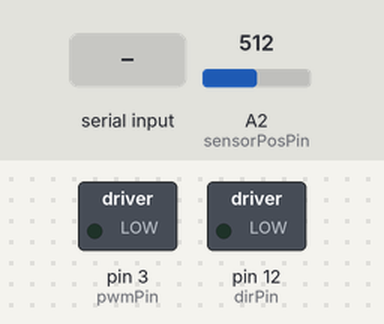
Bench run of a sketch on a simulated Arduino Uno, built with avr-gcc and run on an emulated ATmega328P. Parts: switched loads named in the sketch (green lamp = pin HIGH). The test bench sets the inputs (shaded band); at power-on: A2 (sensorPosPin) = 512. What the sketch prints to the serial monitor is not drawn.

Above: at 1.2 s.
1.3 s: byte 252 (252) received over Serial
At 2.0 s:
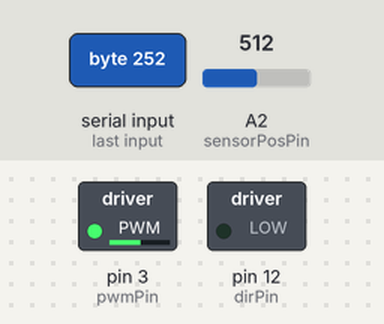
2.8 s: byte 254 (254) received over Serial
At 4.0 s:
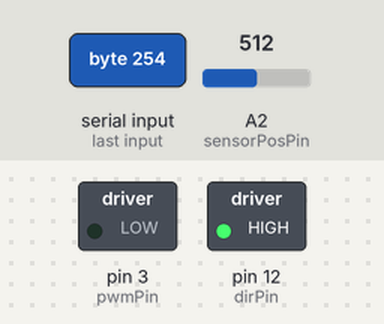
4.3 s: byte 253 (253) received over Serial
At 5.5 s:
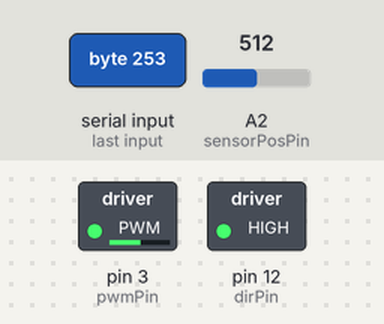
5.8 s: "1\n" received over Serial
At 6.6 s:
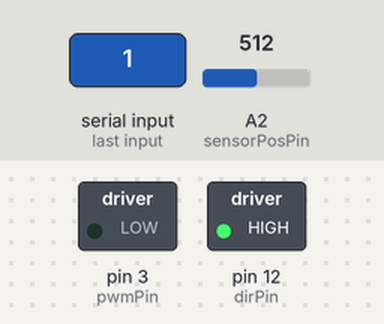
Timing chart, 0 to 8.3 s (numbered marks = the images above; inputs shaded):
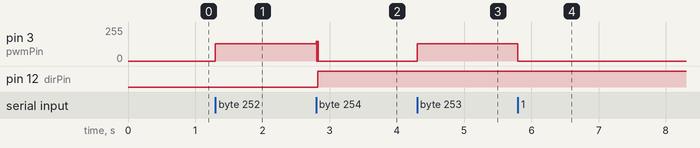

Measured:
- after the input at 1.3 s, pin 3 (pwmPin): 0/255 → 130/255 at once
- after the input at 2.8 s, pin 3 (pwmPin): 130/255 → 0/255 at once; pin 12 (dirPin): LOW → HIGH at once
- after the input at 4.3 s, pin 3 (pwmPin): 0/255 → 130/255 at once
- after the input at 5.8 s, pin 3 (pwmPin): 130/255 → 0/255 at once

The sketch:

player1.ino
```cpp
// Pins
int pwmPin = 3; // PWM output pin for motor
int dirPin = 12; // direction output pin for motor
int sensorPosPin = A2; // input pin for MR sensor
int buttonPin = 13;

// Absolute Position Variables
int min_value = 0;
int max_value = 1000;
int current_position = 0.0;
int updated_position = 0.0;
int initial_position = 0.0;
bool flipped = false;
int flips = 0;

// Handle Position Variables
double current_handle_position = 0.0;
double last_handle_position = 0.0;
double save_handle_position = 0.0;

// Handle Velocity Variables
double current_handle_velocity = 0.0;
double last_handle_velocity = 0.0;
double last_last_handle_velocity = 0.0;

// Constants for force-torque conversion
double rp = 0.004191;
double rs = 0.073152;
double rh = 0.065659;

// time variable
int time = 0;

// Force output variables
double force = 0;           // force at the handle
double Tp = 0;              // torque of the motor pulley
double duty = 0;            // duty cylce (between 0 and 255)
unsigned int output = 0;    // output command to the motor

double wallConstant =2.1;

void setup() {

  // Set up serial communication
  Serial.begin(57600);

  // Set PWM frequency
  setPwmFrequency(pwmPin, 1);
  // Input pins
  pinMode(sensorPosPin, INPUT); // set MR sensor pin to be an input
  pinMode(buttonPin ,INPUT); //set buttonPin to be an input

  // Output pins
  pinMode(pwmPin, OUTPUT);  // PWM pin for motor
  pinMode(dirPin, OUTPUT);  // dir pin for motor

  // Initialize motor
  analogWrite(pwmPin, 0);     // set to not be spinning (0/255)
  digitalWrite(dirPin, LOW);  // set direction

  // Initialize position valiables
  current_position = analogRead(sensorPosPin);
  updated_position = current_position;
  initial_position = updated_position;
}


void update_min_max(int position){

  if(position < min_value){

    min_value = position;

  }else if(position > max_value){

    max_value = position;

  }
}

double result = 0.0;

void read_sensor(){

  int new_position = analogRead(sensorPosPin);

  // update if new min or max occured
  update_min_max(new_position);

  int current_difference = new_position - current_position;
  int current_distance = abs(current_difference);

  int max_distance = max_value - min_value;
  int threshold = max_distance * 0.3;

  // Update tracking variables.
  current_position = new_position;

  if (current_distance > threshold && !flipped) {
    if (current_difference > 0) {
      // Clockwise rotation.
      flips--;
    } else {
      // Counter-clockwise rotation.
      flips++;
    }

    flipped = true;
  } else {
    flipped = false;
  }

  updated_position = new_position + flips * max_distance - initial_position;


  const double hun_deg = 7215;

  double deg = (updated_position / hun_deg) * 100;

  double rad = deg * PI / 180.0;

  result = rh * rad;

}

void motorControl(double force)
{
  Tp = rp / rs * rh * force;  // Compute the require motor pulley torque (Tp) to generate that force
  // Determine correct direction for motor torque
  // You may need to reverse the digitalWrite functions according to your motor connections
  if (force < 0) {
    digitalWrite(dirPin, HIGH);
  } else {
    digitalWrite(dirPin, LOW);
  }

  // Compute the duty cycle required to generate Tp (torque at the motor pulley)
  duty = sqrt(abs(Tp) / 0.03);

  // Make sure the duty cycle is between 0 and 100%
  if (duty > 1) {
    duty = 1;
  } else if (duty < 0) {
    duty = 0;
  }
  output = (int)(duty * 255);  // convert duty cycle to output signal
  analogWrite(pwmPin, output); // output the signal
}

/*
    pos2deg(); return angle in degrees
*/
double pos2deg(double abs_pos){

  const double hun_deg = 7215;

  return (abs_pos / hun_deg) * 100;

}

/*
    pos2deg(); return angle in radiant
*/
double deg2rad(double deg) {

  return deg * PI / 180.0;

}

/*
    calculate_handle_position(); calculates handle postion; argument angle in radiant
*/
double calculate_handle_position(double rad){

  // rh = handle radius in meter
  return rh * rad;

}

/*
    calculate_handle_velocity(); returns handle velocity in m/s; formula from: https://hapkit.stanford.edu/files/HapkitLab4SolutionsForWebsite.ino
*/
double calculate_handle_velocity(){

  current_handle_velocity = -(0.95 * 0.95) * last_last_handle_velocity + 2 * 0.95 * last_handle_velocity + (1 - 0.95) * (1 - 0.95) * (current_handle_position - last_handle_position) / 0.0001;

  last_handle_position = current_handle_position;
  last_handle_velocity = current_handle_velocity;
  last_last_handle_velocity = last_handle_velocity;

  return current_handle_velocity;

}


void vibration(){

  digitalWrite(dirPin, LOW);  // set direction
  analogWrite(pwmPin, 150);
  delay(10);
  analogWrite(pwmPin, 0);
  delay(10);
  digitalWrite(dirPin, HIGH);  // set direction
  analogWrite(pwmPin, 150);
  delay(10);
  analogWrite(pwmPin, 0);

}

void wall(double handle_position, int incomingByte){

  if(incomingByte == 252){
    motorControl(wallConstant-handle_position);
  }else{
    motorControl(-wallConstant+handle_position);
  }

}

/*
   setPwmFrequency
*/
void setPwmFrequency(int pin, int divisor) {
  byte mode;
  if (pin == 5 || pin == 6 || pin == 9 || pin == 10) {
    switch (divisor) {
      case 1: mode = 0x01; break;
      case 8: mode = 0x02; break;
      case 64: mode = 0x03; break;
      case 256: mode = 0x04; break;
      case 1024: mode = 0x05; break;
      default: return;
    }
    if (pin == 5 || pin == 6) {
      TCCR0B = TCCR0B & 0b11111000 | mode;
    } else {
      TCCR1B = TCCR1B & 0b11111000 | mode;
    }
  } else if (pin == 3 || pin == 11) {
    switch (divisor) {
      case 1: mode = 0x01; break;
      case 8: mode = 0x02; break;
      case 32: mode = 0x03; break;
      case 64: mode = 0x04; break;
      case 128: mode = 0x05; break;
      case 256: mode = 0x06; break;
      case 1024: mode = 0x7; break;
      default: return;
    }
    TCCR2B = TCCR2B & 0b11111000 | mode;
  }
}

void loop() {

  // read the position in count
  read_sensor();

  time = millis();

  double angle_in_deg = pos2deg(updated_position);
  double angle_in_rad = deg2rad(angle_in_deg);

  // callculate handle position in meters
  current_handle_position = calculate_handle_position(angle_in_rad);

  // calculate handle velocity in m/s
  double handle_velocity = calculate_handle_velocity();

  // current handle position in millimeter
  double current_handle_position_mm = current_handle_position * 1000;

  if(time % 100 == 0){

    Serial.println(current_handle_position_mm);

  }

   int incomingByte = 0;

  // send data only when you receive data:
  if (Serial.available() > 0) {
    // read the incoming byte:
    incomingByte = Serial.read();

    if(incomingByte == 254){

      vibration();

    }else if(incomingByte == 253 || incomingByte == 252){


      wall(current_handle_position, incomingByte);

    }else {

      analogWrite(pwmPin, 0);

    }

    //motorControl(0.0);

  }

}
```
